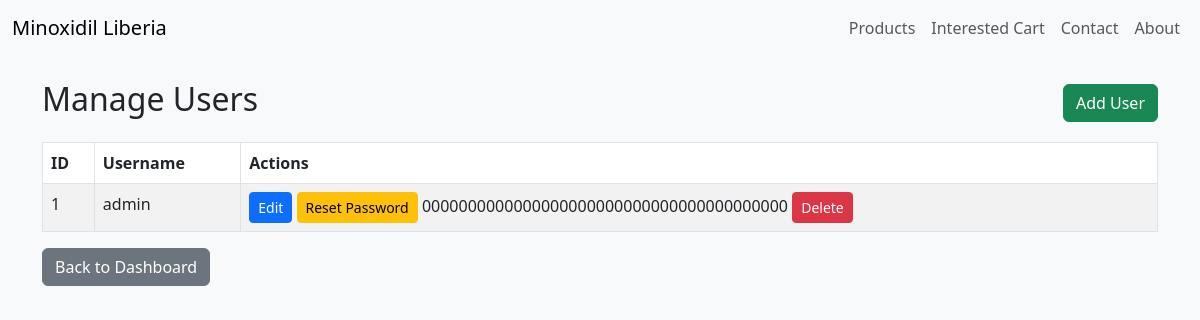
The app's page /admin/users (signed in) with its own data.
### app/models.py (models this page shows, shortened)
class User(db.Model):
    id = db.Column(db.Integer, primary_key=True)
    username = db.Column(db.String(80), unique=True, nullable=False)
    password_hash = db.Column(db.String(128), nullable=False)
    @property
    def is_authenticated(self):
        return True

### app/admin.py (the view)
@app.route('/admin/users')
@login_required
def manage_users():
    users = User.query.all()
    return render_template('admin/users.html', users=users)

### app/auth.py (called while the page is built)
@login_manager.user_loader
def load_user(user_id):
    return User.query.get(int(user_id))

### app/templates/admin/users.html (shortened to what this page needs)
{% extends 'base.html' %}
{% block content %}
<div class="d-flex justify-content-between align-items-center mb-3">
    <h2>Manage Users</h2>
    <a href="{{ url_for('add_user') }}" class="btn btn-success">Add User</a>
</div>
<table class="table table-bordered table-striped">
    <thead>
        <tr>
            <th>ID</th>
            <th>Username</th>
            <th>Actions</th>
        </tr>
    </thead>
    <tbody>
        {% for user in users %}
        <tr>
            <td>{{ user.id }}</td>
            <td>{{ user.username }}</td>
            <td>
                <a href="{{ url_for('edit_user', user_id=user.id) }}" class="btn btn-primary btn-sm">Edit</a>
                <a href="{{ url_for('edit_user', user_id=user.id) }}#password" class="btn btn-warning btn-sm">Reset Password</a>
                <form action="{{ url_for('delete_user', user_id=user.id) }}" method="post" style="display:inline;">
                    {{ csrf_token() }}
                    <button type="submit" class="btn btn-danger btn-sm" onclick="return confirm('Are you sure?')">Delete</button>
                </form>
            </td>
        </tr>
        {% endfor %}
    </tbody>
</table>
<a href="{{ url_for('admin_dashboard') }}" class="btn btn-secondary">Back to Dashboard</a>
{% endblock %}

### app/static/style.css (style rules this page uses)
body { background-color: #f8f9fa; }

### records on screen
User: id "1", username "admin", csrf_token "0000000000000000000000000000000000000000"
